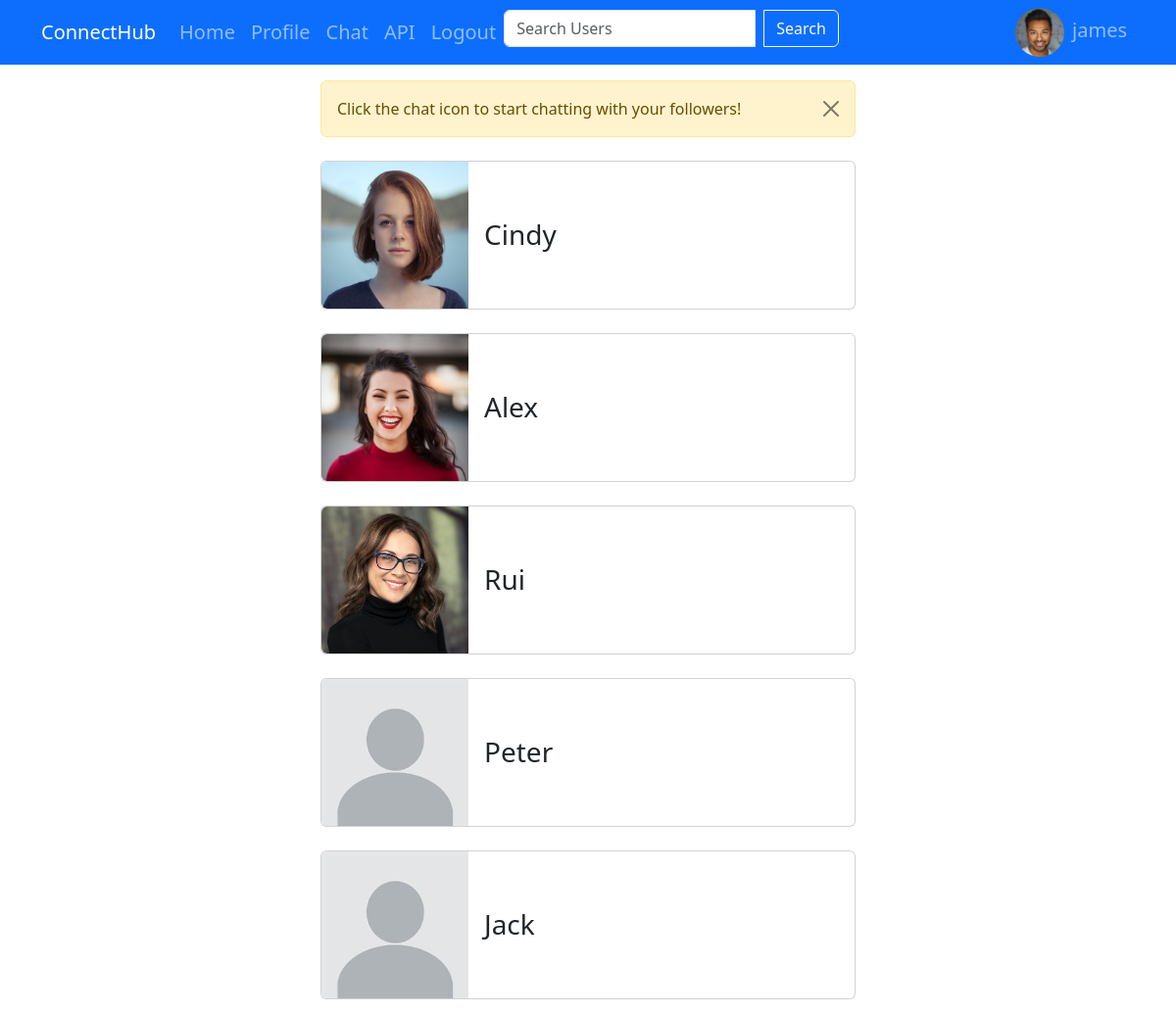
The app's page /chat/list (signed in) with its own data.
### core/models.py (models this page shows, shortened)
class Profile(models.Model):
    user = models.OneToOneField(User, on_delete=models.CASCADE, related_name="profile")
    follows = models.ManyToManyField("self", symmetrical=False, related_name="followed_by", blank=True) # self-referential many-to-many relationship
    bio = models.TextField(max_length=500, blank=True, null=True)
    location = models.CharField(max_length=100, blank=True, null=True)
    image = models.ImageField(upload_to= "profile_imgs", default="profile_imgs/default_profile_img.jpg", blank=True)
    def __str__(self):
	    return self.user.username

### chat/views.py (the view)
# urls.py: path("list",views.chat_list,name="chat_list" ),
@login_required(login_url="/login/")
def chat_list(request):
    profile = Profile.objects.get(user_id=request.user.id)
    return render(request,"chat/chat_list.html", {"profile": profile})

### chat/templates/chat/chat_list.html (shortened to what this page needs)
{% extends "base.html" %}
{% load bootstrap_icons %}
{% block content %}
{% include "navbar.html"%}
<div class="container">
    {% if  profile.followed_by.all.exists%}
        <div class="row mt-3 d-flex justify-content-center">
            <div class="col-6">
                <div class="alert alert-warning alert-dismissible fade show" role="alert">
                    Click the chat icon to start chatting with your followers!
                    <button type="button" class="btn-close" data-bs-dismiss="alert" aria-label="Close"></button>
                </div>
            </div>
        </div>
        {% for follower in profile.followed_by.all%}
        {% if follower.user.id != profile.user.id%}
        <div class="row d-flex justify-content-center mt-2">
            <div class="col-6">
                <div class="card mb-3">
                    <div class="row g-0 align-items-center">
                        <div class="col-auto">
                        <img src="{{follower.image.url}}" class="img-fluid rounded-start" alt="..." style="width:150px; height:150px">
                        </div>
                        <div class="col-8">
                            <div class="card-body">
                                <a href="{% url "profile" follower.user.id%}" class="card-title link-dark text-decoration-none h3">{{follower | title}}</a>
                            </div>
                        </div>
                    </div>
                </div>
            </div>
        </div>
        {% endif %}
        {% endfor %}
    {% else %}
        <div class="row mt-3 d-flex justify-content-center">
            <div class="col-6">
                <p>You are not following any users. Follow other users and chat with them!</p>
        </div>
        </div>
    {% endif %}
</div>
{% endblock  %}

### templates/navbar.html (shortened to what this page needs)
{% load static %}
<nav class="navbar navbar-expand-lg navbar-dark bg-primary">
    <div class="container">
        <a class="navbar-brand" href="">ConnectHub</a>
        <div class="fs-5 collapse navbar-collapse" id="navbar">
            <ul class="navbar-nav me-auto mb-2 mb-lg-0">
                <li class="nav-item">
                    <a class="nav-link" href="{% url "home" user.id %}">Home</a>
                </li>
                <li class="nav-item">
                    <a class="nav-link" href="{% url "profile" user.id %}">Profile</a>
                </li>
                <li class="nav-item">
                    <a class="nav-link" href="{% url "chat_list"%}">Chat</a>
                </li>
                <li class="nav-item">
                    <a class="nav-link" href="{% url "api_index"%}">API</a>
                </li>
                <li class="nav-item">
                    <a class="nav-link" href="{% url 'logout'%}">Logout</a>
                </li>
                <li class="nav-item">
                    <form action="{% url "search"%}" method="GET" class="form-inline my-2 my-lg-0">
                        <div class="input-group">
                            <input class="form-control" type="search" placeholder="Search Users" name="search">
                            <button class="btn btn-outline-light ms-2" type="submit">Search</button>
                        </div>
                    </form>
                </li>
            </ul>
            <ul class="navbar-nav ml-auto">
                <li class="nav-item">
                        <div class="mr-2">
                            <img src="{{ user.profile.image.url}}" class="rounded-circle" alt="Profile Picture" style="border-radius:50%; width:50px; height:50px;">
                        </div>
                </li>
                <li class="nav-item">
                    <a class="nav-link my-0" href="{% url "profile_update" user.id %}">{{user.username}}</a>
                </li>
            </ul>
        </div>
    </div>
</nav>

### records on screen
Profile: image (picture), user.username "Cindy"
Profile: image (picture), user.username "Alex"
Profile: image (picture), user.username "Rui"
Profile: image (placeholder picture), user.username "Peter"
Profile: image (placeholder picture), user.username "Jack"

### other values on screen
{{ user.username }} "james"
